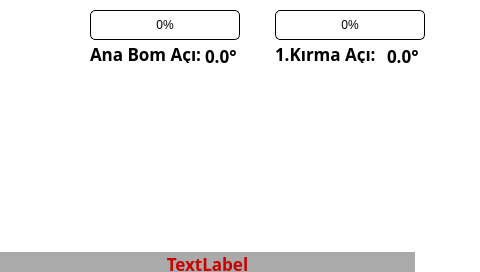
<?xml version="1.0" encoding="UTF-8"?>
<ui version="4.0">
 <class>tek_kirma</class>
 <widget class="QWidget" name="tek_kirma">
  <property name="geometry">
   <rect>
    <x>0</x>
    <y>0</y>
    <width>480</width>
    <height>272</height>
   </rect>
  </property>
  <property name="windowTitle">
   <string>Form</string>
  </property>
  <widget class="QLabel" name="Background">
   <property name="geometry">
    <rect>
     <x>0</x>
     <y>0</y>
     <width>480</width>
     <height>272</height>
    </rect>
   </property>
   <property name="styleSheet">
    <string notr="true">background-color: white;
</string>
   </property>
   <property name="text">
    <string/>
   </property>
  </widget>
  <widget class="QLabel" name="tek_kirma_image">
   <property name="geometry">
    <rect>
     <x>60</x>
     <y>75</y>
     <width>320</width>
     <height>160</height>
    </rect>
   </property>
   <property name="styleSheet">
    <string notr="true">image: url(:/Images/tek_kirma.png);</string>
   </property>
   <property name="text">
    <string/>
   </property>
   <property name="alignment">
    <set>Qt::AlignCenter</set>
   </property>
  </widget>
  <widget class="QLabel" name="ArrowWinchUp_1">
   <property name="geometry">
    <rect>
     <x>370</x>
     <y>150</y>
     <width>30</width>
     <height>30</height>
    </rect>
   </property>
   <property name="text">
    <string/>
   </property>
   <property name="pixmap">
    <pixmap resource="images.qrc">:/Images/gri_yukari.png</pixmap>
   </property>
  </widget>
  <widget class="QLabel" name="ArrowWinchUp_0">
   <property name="geometry">
    <rect>
     <x>370</x>
     <y>150</y>
     <width>30</width>
     <height>30</height>
    </rect>
   </property>
   <property name="text">
    <string/>
   </property>
   <property name="pixmap">
    <pixmap resource="images.qrc">:/Images/yesil_yukari.png</pixmap>
   </property>
  </widget>
  <widget class="QLabel" name="ArrowWinchUp_2">
   <property name="geometry">
    <rect>
     <x>370</x>
     <y>150</y>
     <width>30</width>
     <height>30</height>
    </rect>
   </property>
   <property name="text">
    <string/>
   </property>
   <property name="pixmap">
    <pixmap resource="images.qrc">:/Images/kirmizi_yukari.png</pixmap>
   </property>
  </widget>
  <widget class="QLabel" name="ArrowWinchDown_1">
   <property name="geometry">
    <rect>
     <x>370</x>
     <y>190</y>
     <width>30</width>
     <height>30</height>
    </rect>
   </property>
   <property name="text">
    <string/>
   </property>
   <property name="pixmap">
    <pixmap resource="images.qrc">:/Images/gri_asagi.png</pixmap>
   </property>
  </widget>
  <widget class="QLabel" name="ArrowWinchDown_0">
   <property name="geometry">
    <rect>
     <x>370</x>
     <y>190</y>
     <width>30</width>
     <height>30</height>
    </rect>
   </property>
   <property name="text">
    <string/>
   </property>
   <property name="pixmap">
    <pixmap resource="images.qrc">:/Images/yesil_asagi.png</pixmap>
   </property>
  </widget>
  <widget class="QLabel" name="ArrowWinchDown_2">
   <property name="geometry">
    <rect>
     <x>370</x>
     <y>190</y>
     <width>30</width>
     <height>30</height>
    </rect>
   </property>
   <property name="text">
    <string/>
   </property>
   <property name="pixmap">
    <pixmap resource="images.qrc">:/Images/kirmizi_asagi.png</pixmap>
   </property>
  </widget>
  <widget class="QLabel" name="ArrowFirstBoomUp_1">
   <property name="geometry">
    <rect>
     <x>265</x>
     <y>160</y>
     <width>30</width>
     <height>30</height>
    </rect>
   </property>
   <property name="text">
    <string/>
   </property>
   <property name="pixmap">
    <pixmap resource="images.qrc">:/Images/gri_yukari.png</pixmap>
   </property>
  </widget>
  <widget class="QLabel" name="ArrowFirstBoomUp_0">
   <property name="geometry">
    <rect>
     <x>265</x>
     <y>160</y>
     <width>30</width>
     <height>30</height>
    </rect>
   </property>
   <property name="text">
    <string/>
   </property>
   <property name="pixmap">
    <pixmap resource="images.qrc">:/Images/yesil_yukari.png</pixmap>
   </property>
  </widget>
  <widget class="QLabel" name="ArrowFirstBoomUp_2">
   <property name="geometry">
    <rect>
     <x>265</x>
     <y>160</y>
     <width>30</width>
     <height>30</height>
    </rect>
   </property>
   <property name="text">
    <string/>
   </property>
   <property name="pixmap">
    <pixmap resource="images.qrc">:/Images/kirmizi_yukari.png</pixmap>
   </property>
  </widget>
  <widget class="QLabel" name="ArrowFirstBoomDown_1">
   <property name="geometry">
    <rect>
     <x>265</x>
     <y>200</y>
     <width>30</width>
     <height>30</height>
    </rect>
   </property>
   <property name="text">
    <string/>
   </property>
   <property name="pixmap">
    <pixmap resource="images.qrc">:/Images/gri_asagi.png</pixmap>
   </property>
  </widget>
  <widget class="QLabel" name="ArrowFirstBoomDown_0">
   <property name="geometry">
    <rect>
     <x>265</x>
     <y>200</y>
     <width>30</width>
     <height>30</height>
    </rect>
   </property>
   <property name="text">
    <string/>
   </property>
   <property name="pixmap">
    <pixmap resource="images.qrc">:/Images/yesil_asagi.png</pixmap>
   </property>
  </widget>
  <widget class="QLabel" name="ArrowFirstBoomDown_2">
   <property name="geometry">
    <rect>
     <x>265</x>
     <y>200</y>
     <width>30</width>
     <height>30</height>
    </rect>
   </property>
   <property name="text">
    <string/>
   </property>
   <property name="pixmap">
    <pixmap resource="images.qrc">:/Images/kirmizi_asagi.png</pixmap>
   </property>
  </widget>
  <widget class="QLabel" name="ArrowFirstTelescopeIn_1">
   <property name="geometry">
    <rect>
     <x>230</x>
     <y>180</y>
     <width>30</width>
     <height>30</height>
    </rect>
   </property>
   <property name="text">
    <string/>
   </property>
   <property name="pixmap">
    <pixmap resource="images.qrc">:/Images/gri_sol.png</pixmap>
   </property>
  </widget>
  <widget class="QLabel" name="ArrowFirstTelescopeIn_0">
   <property name="geometry">
    <rect>
     <x>230</x>
     <y>180</y>
     <width>30</width>
     <height>30</height>
    </rect>
   </property>
   <property name="text">
    <string/>
   </property>
   <property name="pixmap">
    <pixmap resource="images.qrc">:/Images/yesil_sol.png</pixmap>
   </property>
  </widget>
  <widget class="QLabel" name="ArrowFirstTelescopeIn_2">
   <property name="geometry">
    <rect>
     <x>230</x>
     <y>180</y>
     <width>30</width>
     <height>30</height>
    </rect>
   </property>
   <property name="text">
    <string/>
   </property>
   <property name="pixmap">
    <pixmap resource="images.qrc">:/Images/kirmizi_sol.png</pixmap>
   </property>
  </widget>
  <widget class="QLabel" name="ArrowFirstTelescopeOut_1">
   <property name="geometry">
    <rect>
     <x>300</x>
     <y>180</y>
     <width>30</width>
     <height>30</height>
    </rect>
   </property>
   <property name="text">
    <string/>
   </property>
   <property name="pixmap">
    <pixmap resource="images.qrc">:/Images/gri_sag.png</pixmap>
   </property>
  </widget>
  <widget class="QLabel" name="ArrowFirstTelescopeOut_0">
   <property name="geometry">
    <rect>
     <x>300</x>
     <y>180</y>
     <width>30</width>
     <height>30</height>
    </rect>
   </property>
   <property name="text">
    <string/>
   </property>
   <property name="pixmap">
    <pixmap resource="images.qrc">:/Images/yesil_sag.png</pixmap>
   </property>
  </widget>
  <widget class="QLabel" name="ArrowFirstTelescopeOut_2">
   <property name="geometry">
    <rect>
     <x>300</x>
     <y>180</y>
     <width>30</width>
     <height>30</height>
    </rect>
   </property>
   <property name="text">
    <string/>
   </property>
   <property name="pixmap">
    <pixmap resource="images.qrc">:/Images/kirmizi_sag.png</pixmap>
   </property>
  </widget>
  <widget class="QLabel" name="ArrowMainBoomUp_1">
   <property name="geometry">
    <rect>
     <x>30</x>
     <y>130</y>
     <width>30</width>
     <height>30</height>
    </rect>
   </property>
   <property name="text">
    <string/>
   </property>
   <property name="pixmap">
    <pixmap resource="images.qrc">:/Images/gri_yukari.png</pixmap>
   </property>
  </widget>
  <widget class="QLabel" name="ArrowMainBoomUp_0">
   <property name="geometry">
    <rect>
     <x>30</x>
     <y>130</y>
     <width>30</width>
     <height>30</height>
    </rect>
   </property>
   <property name="text">
    <string/>
   </property>
   <property name="pixmap">
    <pixmap resource="images.qrc">:/Images/yesil_yukari.png</pixmap>
   </property>
  </widget>
  <widget class="QLabel" name="ArrowMainBoomUp_2">
   <property name="geometry">
    <rect>
     <x>30</x>
     <y>130</y>
     <width>30</width>
     <height>30</height>
    </rect>
   </property>
   <property name="text">
    <string/>
   </property>
   <property name="pixmap">
    <pixmap resource="images.qrc">:/Images/kirmizi_yukari.png</pixmap>
   </property>
  </widget>
  <widget class="QLabel" name="ArrowMainBoomDown_1">
   <property name="geometry">
    <rect>
     <x>30</x>
     <y>170</y>
     <width>30</width>
     <height>30</height>
    </rect>
   </property>
   <property name="text">
    <string/>
   </property>
   <property name="pixmap">
    <pixmap resource="images.qrc">:/Images/gri_asagi.png</pixmap>
   </property>
  </widget>
  <widget class="QLabel" name="ArrowMainBoomDown_0">
   <property name="geometry">
    <rect>
     <x>30</x>
     <y>170</y>
     <width>30</width>
     <height>30</height>
    </rect>
   </property>
   <property name="text">
    <string/>
   </property>
   <property name="pixmap">
    <pixmap resource="images.qrc">:/Images/yesil_asagi.png</pixmap>
   </property>
  </widget>
  <widget class="QLabel" name="ArrowMainBoomDown_2">
   <property name="geometry">
    <rect>
     <x>30</x>
     <y>170</y>
     <width>30</width>
     <height>30</height>
    </rect>
   </property>
   <property name="text">
    <string/>
   </property>
   <property name="pixmap">
    <pixmap resource="images.qrc">:/Images/kirmizi_asagi.png</pixmap>
   </property>
  </widget>
  <widget class="QLabel" name="ArrowRotationLeft_1">
   <property name="geometry">
    <rect>
     <x>30</x>
     <y>198</y>
     <width>60</width>
     <height>60</height>
    </rect>
   </property>
   <property name="text">
    <string/>
   </property>
   <property name="pixmap">
    <pixmap resource="images.qrc">:/Images/yay_gri_sol.png</pixmap>
   </property>
  </widget>
  <widget class="QLabel" name="ArrowRotationLeft_0">
   <property name="geometry">
    <rect>
     <x>30</x>
     <y>198</y>
     <width>60</width>
     <height>60</height>
    </rect>
   </property>
   <property name="text">
    <string/>
   </property>
   <property name="pixmap">
    <pixmap resource="images.qrc">:/Images/yay_yesil_sol.png</pixmap>
   </property>
  </widget>
  <widget class="QLabel" name="ArrowRotationLeft_2">
   <property name="geometry">
    <rect>
     <x>30</x>
     <y>198</y>
     <width>60</width>
     <height>60</height>
    </rect>
   </property>
   <property name="text">
    <string/>
   </property>
   <property name="pixmap">
    <pixmap resource="images.qrc">:/Images/yay_kirmizi_sol.png</pixmap>
   </property>
  </widget>
  <widget class="QLabel" name="ArrowRotationRight_1">
   <property name="geometry">
    <rect>
     <x>160</x>
     <y>197</y>
     <width>60</width>
     <height>60</height>
    </rect>
   </property>
   <property name="text">
    <string/>
   </property>
   <property name="pixmap">
    <pixmap resource="images.qrc">:/Images/yay_gri_sag.png</pixmap>
   </property>
  </widget>
  <widget class="QLabel" name="ArrowRotationRight_0">
   <property name="geometry">
    <rect>
     <x>160</x>
     <y>197</y>
     <width>60</width>
     <height>60</height>
    </rect>
   </property>
   <property name="text">
    <string/>
   </property>
   <property name="pixmap">
    <pixmap resource="images.qrc">:/Images/yay_yesil_sag.png</pixmap>
   </property>
  </widget>
  <widget class="QLabel" name="ArrowRotationRight_2">
   <property name="geometry">
    <rect>
     <x>160</x>
     <y>197</y>
     <width>60</width>
     <height>60</height>
    </rect>
   </property>
   <property name="text">
    <string/>
   </property>
   <property name="pixmap">
    <pixmap resource="images.qrc">:/Images/yay_kirmizi_sag.png</pixmap>
   </property>
  </widget>
  <widget class="QProgressBar" name="P1BarGraph">
   <property name="geometry">
    <rect>
     <x>90</x>
     <y>10</y>
     <width>150</width>
     <height>30</height>
    </rect>
   </property>
   <property name="styleSheet">
    <string notr="true">QProgressBar{
border: 1px solid black;
border-radius: 5px;
padding: 1px;
}

QProgressBar::chunk{
background-color:qlineargradient(spread:pad,x1:0,y1:0,x2:0,y2:1,stop:0.334928 rgba(152,255,151,255), stop:0.47619 rgba(0,255,0,255), stop: 0.82381 rgba(0,197,0,255));
border-radius: 5px;
}
</string>
   </property>
   <property name="value">
    <number>0</number>
   </property>
   <property name="alignment">
    <set>Qt::AlignCenter</set>
   </property>
  </widget>
  <widget class="QProgressBar" name="P2BarGraph">
   <property name="geometry">
    <rect>
     <x>275</x>
     <y>10</y>
     <width>150</width>
     <height>30</height>
    </rect>
   </property>
   <property name="styleSheet">
    <string notr="true">QProgressBar{
border: 1px solid black;
border-radius: 5px;
padding: 1px;
}

QProgressBar::chunk{
background-color:qlineargradient(spread:pad,x1:0,y1:0,x2:0,y2:1,stop:0.334928 rgba(152,255,151,255), stop:0.47619 rgba(0,255,0,255), stop: 0.82381 rgba(0,197,0,255));
border-radius: 5px;
}
</string>
   </property>
   <property name="maximum">
    <number>100</number>
   </property>
   <property name="value">
    <number>0</number>
   </property>
   <property name="alignment">
    <set>Qt::AlignCenter</set>
   </property>
  </widget>
  <widget class="QLabel" name="Acikirma1">
   <property name="geometry">
    <rect>
     <x>275</x>
     <y>42</y>
     <width>111</width>
     <height>21</height>
    </rect>
   </property>
   <property name="font">
    <font>
     <family>Ubuntu Mono</family>
     <pointsize>13</pointsize>
     <weight>75</weight>
     <bold>true</bold>
    </font>
   </property>
   <property name="text">
    <string>&lt;html&gt;&lt;head/&gt;&lt;body&gt;&lt;p&gt;&lt;span style=&quot; color:#000000;&quot;&gt;1.Kırma Açı:&lt;/span&gt;&lt;/p&gt;&lt;/body&gt;&lt;/html&gt;</string>
   </property>
  </widget>
  <widget class="QLabel" name="Acikirma1_deger">
   <property name="geometry">
    <rect>
     <x>387</x>
     <y>44</y>
     <width>61</width>
     <height>21</height>
    </rect>
   </property>
   <property name="font">
    <font>
     <family>Ubuntu Mono</family>
     <pointsize>13</pointsize>
     <weight>75</weight>
     <bold>true</bold>
    </font>
   </property>
   <property name="text">
    <string>&lt;html&gt;&lt;head/&gt;&lt;body&gt;&lt;p&gt;&lt;span style=&quot; color:#000000;&quot;&gt;0.0°&lt;/span&gt;&lt;/p&gt;&lt;/body&gt;&lt;/html&gt;</string>
   </property>
  </widget>
  <widget class="QLabel" name="P2Bar">
   <property name="geometry">
    <rect>
     <x>160</x>
     <y>250</y>
     <width>41</width>
     <height>21</height>
    </rect>
   </property>
   <property name="font">
    <font>
     <family>Ubuntu Mono</family>
     <pointsize>13</pointsize>
     <weight>75</weight>
     <bold>true</bold>
    </font>
   </property>
   <property name="text">
    <string>&lt;html&gt;&lt;head/&gt;&lt;body&gt;&lt;p&gt;&lt;span style=&quot; color:#000000;&quot;&gt;P2:&lt;/span&gt;&lt;/p&gt;&lt;/body&gt;&lt;/html&gt;</string>
   </property>
  </widget>
  <widget class="QLabel" name="P2BarDeger">
   <property name="geometry">
    <rect>
     <x>190</x>
     <y>250</y>
     <width>101</width>
     <height>21</height>
    </rect>
   </property>
   <property name="font">
    <font>
     <family>Ubuntu Mono</family>
     <pointsize>13</pointsize>
     <weight>75</weight>
     <bold>true</bold>
    </font>
   </property>
   <property name="text">
    <string>&lt;html&gt;&lt;head/&gt;&lt;body&gt;&lt;p&gt;&lt;span style=&quot; color:#000000;&quot;&gt;0 Bar&lt;/span&gt;&lt;/p&gt;&lt;/body&gt;&lt;/html&gt;</string>
   </property>
  </widget>
  <widget class="QLabel" name="P1BarDeger">
   <property name="geometry">
    <rect>
     <x>60</x>
     <y>250</y>
     <width>81</width>
     <height>21</height>
    </rect>
   </property>
   <property name="font">
    <font>
     <family>Ubuntu Mono</family>
     <pointsize>13</pointsize>
     <weight>75</weight>
     <bold>true</bold>
    </font>
   </property>
   <property name="text">
    <string>&lt;html&gt;&lt;head/&gt;&lt;body&gt;&lt;p&gt;&lt;span style=&quot; color:#000000;&quot;&gt;0 Bar&lt;/span&gt;&lt;/p&gt;&lt;/body&gt;&lt;/html&gt;</string>
   </property>
  </widget>
  <widget class="QLabel" name="P1Bar">
   <property name="geometry">
    <rect>
     <x>30</x>
     <y>250</y>
     <width>41</width>
     <height>21</height>
    </rect>
   </property>
   <property name="font">
    <font>
     <family>Ubuntu Mono</family>
     <pointsize>13</pointsize>
     <weight>75</weight>
     <bold>true</bold>
    </font>
   </property>
   <property name="text">
    <string>&lt;html&gt;&lt;head/&gt;&lt;body&gt;&lt;p&gt;&lt;span style=&quot; color:#000000;&quot;&gt;P1:&lt;/span&gt;&lt;/p&gt;&lt;/body&gt;&lt;/html&gt;</string>
   </property>
  </widget>
  <widget class="QLabel" name="mesaj">
   <property name="geometry">
    <rect>
     <x>0</x>
     <y>252</y>
     <width>415</width>
     <height>20</height>
    </rect>
   </property>
   <property name="font">
    <font>
     <family>Ubuntu Mono</family>
     <pointsize>13</pointsize>
     <weight>75</weight>
     <bold>true</bold>
    </font>
   </property>
   <property name="styleSheet">
    <string notr="true">background-color: rgb(170, 170, 170);</string>
   </property>
   <property name="text">
    <string>&lt;html&gt;&lt;head/&gt;&lt;body&gt;&lt;p&gt;&lt;span style=&quot; color:#c80000;&quot;&gt;TextLabel&lt;/span&gt;&lt;/p&gt;&lt;/body&gt;&lt;/html&gt;</string>
   </property>
   <property name="alignment">
    <set>Qt::AlignCenter</set>
   </property>
  </widget>
  <widget class="QLabel" name="l_SSID">
   <property name="geometry">
    <rect>
     <x>240</x>
     <y>67</y>
     <width>161</width>
     <height>20</height>
    </rect>
   </property>
   <property name="font">
    <font>
     <family>DejaVu Sans Mono</family>
     <weight>75</weight>
     <bold>true</bold>
    </font>
   </property>
   <property name="text">
    <string/>
   </property>
   <property name="alignment">
    <set>Qt::AlignCenter</set>
   </property>
  </widget>
  <widget class="QLabel" name="label">
   <property name="geometry">
    <rect>
     <x>10</x>
     <y>60</y>
     <width>90</width>
     <height>40</height>
    </rect>
   </property>
   <property name="styleSheet">
    <string notr="true">background-image: url(:/Images/DEVSAN_logo_90x40.png);</string>
   </property>
   <property name="text">
    <string/>
   </property>
  </widget>
  <widget class="QLabel" name="Bypass_1">
   <property name="geometry">
    <rect>
     <x>412</x>
     <y>204</y>
     <width>68</width>
     <height>68</height>
    </rect>
   </property>
   <property name="text">
    <string/>
   </property>
   <property name="pixmap">
    <pixmap resource="images.qrc">:/Images/Bypass_Yesil.png</pixmap>
   </property>
  </widget>
  <widget class="QLabel" name="Bypass_0">
   <property name="geometry">
    <rect>
     <x>412</x>
     <y>204</y>
     <width>68</width>
     <height>68</height>
    </rect>
   </property>
   <property name="text">
    <string/>
   </property>
   <property name="pixmap">
    <pixmap resource="images.qrc">:/Images/Bypass_Kirmizi.png</pixmap>
   </property>
  </widget>
  <widget class="QLabel" name="MainboomAciValue">
   <property name="geometry">
    <rect>
     <x>205</x>
     <y>44</y>
     <width>61</width>
     <height>21</height>
    </rect>
   </property>
   <property name="font">
    <font>
     <family>Ubuntu Mono</family>
     <pointsize>13</pointsize>
     <weight>75</weight>
     <bold>true</bold>
    </font>
   </property>
   <property name="styleSheet">
    <string notr="true"/>
   </property>
   <property name="text">
    <string>&lt;html&gt;&lt;head/&gt;&lt;body&gt;&lt;p&gt;&lt;span style=&quot; color:#000000;&quot;&gt;0.0°&lt;/span&gt;&lt;/p&gt;&lt;/body&gt;&lt;/html&gt;</string>
   </property>
  </widget>
  <widget class="QLabel" name="MainBoomAci">
   <property name="geometry">
    <rect>
     <x>90</x>
     <y>42</y>
     <width>111</width>
     <height>21</height>
    </rect>
   </property>
   <property name="font">
    <font>
     <family>Ubuntu Mono</family>
     <pointsize>13</pointsize>
     <weight>75</weight>
     <bold>true</bold>
    </font>
   </property>
   <property name="text">
    <string>&lt;html&gt;&lt;head/&gt;&lt;body&gt;&lt;p&gt;&lt;span style=&quot; color:#000000;&quot;&gt;Ana Bom Açı:&lt;/span&gt;&lt;/p&gt;&lt;/body&gt;&lt;/html&gt;</string>
   </property>
  </widget>
 </widget>
 <resources>
  <include location="images.qrc"/>
 </resources>
 <connections/>
</ui>
